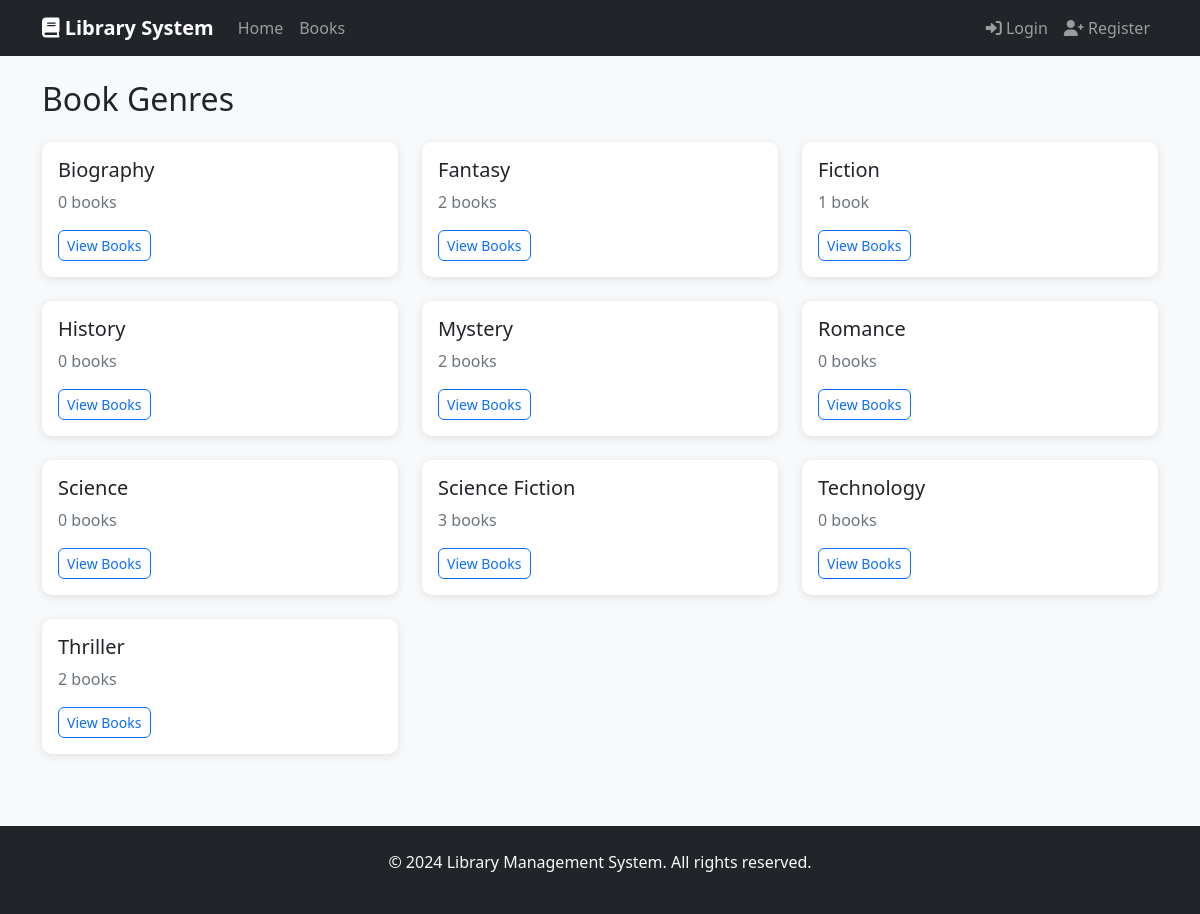
Page /books/genres/ on the committed database.
### books/models.py (models this page shows, shortened)
class Genre(models.Model):
    name = models.CharField(max_length=100, unique=True)
    description = models.TextField(blank=True)
    class Meta:
        ordering = ['name']

### books/views.py (the view)
# urls.py: path('genres/', views.genre_list, name='genre_list'),
def genre_list(request):
    genres = Genre.objects.all().prefetch_related('books')
    return render(request, 'books/genre_list.html', {'genres': genres})

### books/templates/books/genre_list.html (shortened to what this page needs)
{% extends 'base.html' %}
{% block content %}
<h2 class="mb-4">Book Genres</h2>
<div class="row">
    {% for genre in genres %}
    <div class="col-md-4 mb-4">
        <div class="card">
            <div class="card-body">
                <h5 class="card-title">{{ genre.name }}</h5>
                <p class="card-text text-muted">
                    {{ genre.books.count }} book{{ genre.books.count|pluralize }}
                </p>
                <a href="{% url 'book_list' %}?genre={{ genre.id }}" class="btn btn-outline-primary btn-sm">
                    View Books
                </a>
            </div>
        </div>
    </div>
    {% endfor %}
</div>
{% endblock %}

### static/css/style.css (style rules this page uses)
body { background-color: #f8f9fa; }
.card { border: none; border-radius: 10px; box-shadow: 0 2px 10px rgba(0,0,0,0.1); transition: transform 0.2s; }
.btn { border-radius: 6px; font-weight: 500; }

### rows in the picture
Genre: name "Biography", books.count "0"
Genre: name "Fantasy", books.count "2"
Genre: name "Fiction", books.count "1"
Genre: name "History", books.count "0"
Genre: name "Mystery", books.count "2"
Genre: name "Romance", books.count "0"
Genre: name "Science", books.count "0"
Genre: name "Science Fiction", books.count "3"
Genre: name "Technology", books.count "0"
Genre: name "Thriller", books.count "2"
